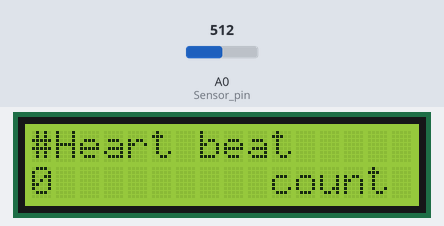
The sketch below on a simulated Arduino Uno, built with avr-gcc and run on an emulated ATmega328P. On the bench: 16×2 character LCD. Inputs (shaded band) come from the test bench; at power-on: A0 (Sensor_pin) = 512. What the sketch prints to the serial monitor is not drawn.

Above: at 1.2 s.
1.3 s: A0 (Sensor_pin) set to 306
At 2.4 s:
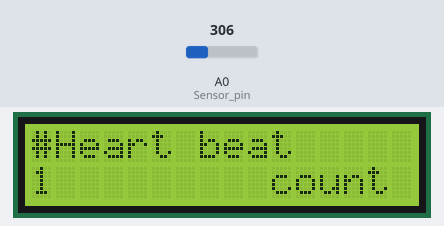
3.0 s: A0 (Sensor_pin) set to 122
At 4.4 s:
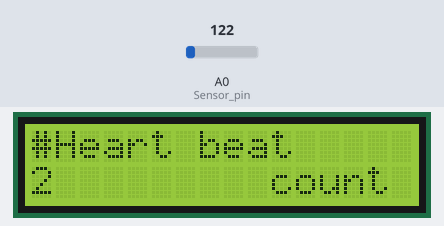
4.7 s: A0 (Sensor_pin) set to 0
At 6.2 s:
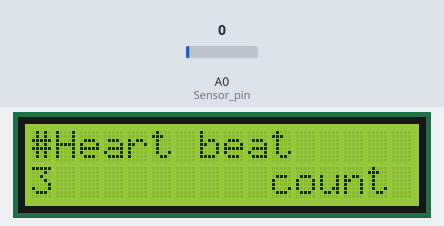
Timing chart, 0 to 7.7 s (numbered marks = the images above; inputs shaded):
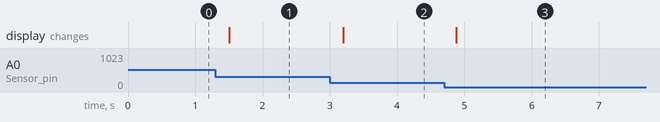

The sketch:

ecg_led_lcd_baseline.ino
```cpp
#include <LiquidCrystal_I2C.h>
#include <Wire.h>
LiquidCrystal_I2C lcd(0x27,16,2);


int ledPin =12;
int analoginput = 0;
int Sensor_pin = A0;
float EMA_a = 0.3;
int EMA_S = 0;
int highpass = 0;
int R_peak = 0;
int measuring = 0;
double heartrate = 0;
float timing[100];

void setup()
{
  lcd.init();                      // initialize the lcd
  lcd.backlight();


  pinMode(ledPin,INPUT);
  Serial.begin(9600);
  EMA_S = analogRead(Sensor_pin);
}

void loop()
{
  // put your main code here, to run repeatedly:
  analoginput = analogRead(Sensor_pin);

  EMA_S = (EMA_a*analoginput) + ((1-EMA_a)*EMA_S);
  highpass = analoginput - EMA_S;

  Serial.println(highpass);

  if (highpass < -5)
  {
    digitalWrite(ledPin, HIGH);
    R_peak = 1;
  }

  else
  {
    digitalWrite(ledPin, LOW);
  }

  if ((R_peak == 1)&&(highpass >-5))
  {
    R_peak = 0;
    measuring += 1;
    timing[measuring] = millis();
  }

  heartrate = 1/(60000*(timing[measuring] - timing[measuring-1]));

  lcd.setCursor(0,0);
  lcd.print("#Heart beat ");
  lcd.setCursor(0,1);

  lcd.print(measuring);

  lcd.setCursor(10,1);
  lcd.print("count");
}
```

Measured:
- after the input at 1.3 s, the display: changes after 0.21 s (image 1)
- after the input at 3.0 s, the display: changes after 0.20 s (image 2)
- after the input at 4.7 s, the display: changes after 0.18 s (image 3)
